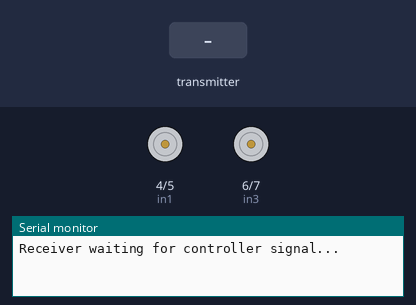
This sketch was run on a simulated Arduino Uno, built with avr-gcc and run on an emulated ATmega328P. On the bench: motor-driver pin pairs drawn as motors (green arrow = first pin HIGH = forward, orange = second pin HIGH = backward, longer = more drive, scaled by the enable pin), the last lines printed to the serial monitor. Inputs (shaded band) come from the test bench. No radio packets arrive unless stated.

Above: at 1.2 s.
1.3 s: the transmitter starts sending receivedData.0 = 0
2.8 s: the transmitter starts sending receivedData.1 = 256
5.8 s: the transmitter starts sending receivedData.0 = 256
7.3 s: the transmitter starts sending receivedData.1 = 0
At 8.5 s:
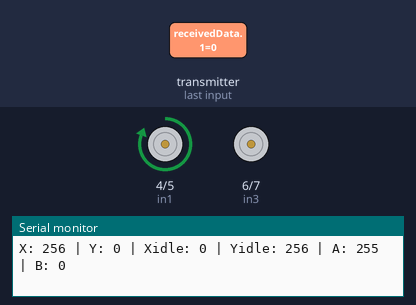
8.8 s: the transmitter starts sending receivedData.1 = 512
At 9.2 s:
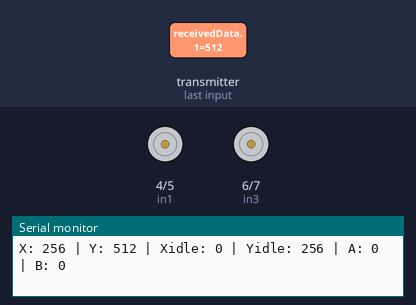
10.3 s: the transmitter starts sending receivedData.1 = 256
At 11.1 s:
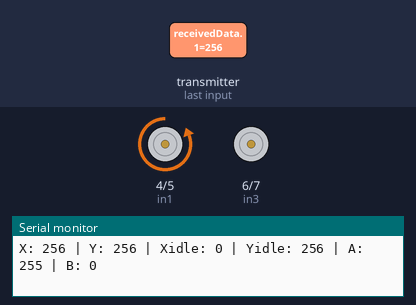
Timing chart, 0 to 12.8 s (numbered marks = the images above; inputs shaded):
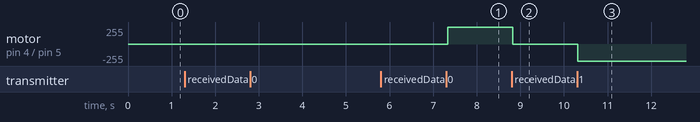

Measured:
- after the input at 7.3 s, motor on pin 4 (in1) / pin 5 (in2): stopped → forward 255/255 at once
- after the input at 8.8 s, motor on pin 4 (in1) / pin 5 (in2): forward 255/255 → stopped at once
- after the input at 10.3 s, motor on pin 4 (in1) / pin 5 (in2): stopped → backward 255/255 at once

The sketch:

car.ino
```cpp
#include <SPI.h>
#include <nRF24L01.h>
#include <RF24.h>

#define enA 3
#define in1 4
#define in2 5
#define enB 8
#define in3 6
#define in4 7

RF24 radio(9, 10);
const byte address[6] = "00001";

int receivedData[2];
int xAxis = 0, yAxis = 0;
int motorSpeedA = 0;
int motorSpeedB = 0;

unsigned long lastReceivedTime = 0;
const unsigned long signalTimeout = 500;

int xIdle = 112;
int yIdle = 112;

bool connected = false;
bool calibrated = false;

void setup() {
  pinMode(enA, OUTPUT); pinMode(in1, OUTPUT); pinMode(in2, OUTPUT);
  pinMode(enB, OUTPUT); pinMode(in3, OUTPUT); pinMode(in4, OUTPUT);

  Serial.begin(9600);
  radio.begin();
  radio.setRetries(5, 15);
  radio.setDataRate(RF24_250KBPS);
  radio.openReadingPipe(0, address);
  radio.setPALevel(RF24_PA_MIN);
  radio.startListening();

  Serial.println("Receiver waiting for controller signal...");
}

void loop() {
  unsigned long currentMillis = millis();

  // 🕒 1. Wait for connection if not connected
  if (!connected) {
    if (radio.available()) {
      radio.read(&receivedData, sizeof(receivedData));
      Serial.println("Controller detected. Starting calibration...");
      calibrateJoystick();
      connected = true;
      calibrated = true;
      lastReceivedTime = currentMillis;
      Serial.println("Calibration complete. RC car ready!");
    }
    return; // do nothing while waiting
  }

  // 🕹 2. Normal operation once connected
  if (radio.available()) {
    radio.read(&receivedData, sizeof(receivedData));
    xAxis = receivedData[0];
    yAxis = receivedData[1];
    lastReceivedTime = currentMillis;
  }

  // 🧠 3. Check for disconnection
  if (currentMillis - lastReceivedTime > signalTimeout) {
    stopMotors();
    if (connected) {
      Serial.println("Controller disconnected. Waiting for reconnection...");
      connected = false;
      calibrated = false;
    }
    return;
  }

  // 🚗 4. Drive logic (only runs if connected)
  // Forward/Backward control with calibrated idle
  if (yAxis < yIdle - 5) {  // Backward
    digitalWrite(in1, HIGH);
    digitalWrite(in2, LOW);
    digitalWrite(in3, HIGH);
    digitalWrite(in4, LOW);

    motorSpeedA = map(yAxis, yIdle, 0, 0, 255);
    motorSpeedB = map(yAxis, yIdle, 0, 0, 255);
  }
  else if (yAxis > yIdle + 5) {  // Forward
    digitalWrite(in1, LOW);
    digitalWrite(in2, HIGH);
    digitalWrite(in3, LOW);
    digitalWrite(in4, HIGH);

    motorSpeedA = map(yAxis, yIdle, 228, 0, 255);
    motorSpeedB = map(yAxis, yIdle, 228, 0, 255);
  }
  else {
    motorSpeedA = 0;
    motorSpeedB = 0;
  }

  // Steering with calibrated idle
  if (xAxis < xIdle - 15) {  // Left
    int xMapped = map(xAxis, xIdle, 0, 0, 255);
    motorSpeedA -= xMapped;
    motorSpeedB += xMapped;
  }
  else if (xAxis > xIdle + 15) {  // Right
    int xMapped = map(xAxis, xIdle, 228, 0, 255);
    motorSpeedA += xMapped;
    motorSpeedB -= xMapped;
  }

  motorSpeedA = constrain(motorSpeedA, 0, 255);
  motorSpeedB = constrain(motorSpeedB, 0, 255);

  analogWrite(enA, motorSpeedA);
  analogWrite(enB, motorSpeedB);

  Serial.print("X: "); Serial.print(xAxis);
  Serial.print(" | Y: "); Serial.print(yAxis);
  Serial.print(" | Xidle: "); Serial.print(xIdle);
  Serial.print(" | Yidle: "); Serial.print(yIdle);
  Serial.print(" | A: "); Serial.print(motorSpeedA);
  Serial.print(" | B: "); Serial.println(motorSpeedB);
}

void stopMotors() {
  analogWrite(enA, 0);
  analogWrite(enB, 0);
  digitalWrite(in1, LOW);
  digitalWrite(in2, LOW);
  digitalWrite(in3, LOW);
  digitalWrite(in4, LOW);
}

// Calibration after connection or reconnection
void calibrateJoystick() {
  Serial.println("Calibrating... keep joystick centered for 1 second.");

  unsigned long startTime = millis();
  long xTotal = 0;
  long yTotal = 0;
  int sampleCount = 0;

  while (millis() - startTime < 1000) {
    if (radio.available()) {
      radio.read(&receivedData, sizeof(receivedData));
      xTotal += receivedData[0];
      yTotal += receivedData[1];
      sampleCount++;
    }
  }

  if (sampleCount > 0) {
    xIdle = xTotal / sampleCount;
    yIdle = yTotal / sampleCount;
    Serial.print("New calibration: Xidle = ");
    Serial.print(xIdle);
    Serial.print(" | Yidle = ");
    Serial.println(yIdle);
  } else {
    Serial.println("Calibration failed. Using last known idle values.");
  }
}
```
